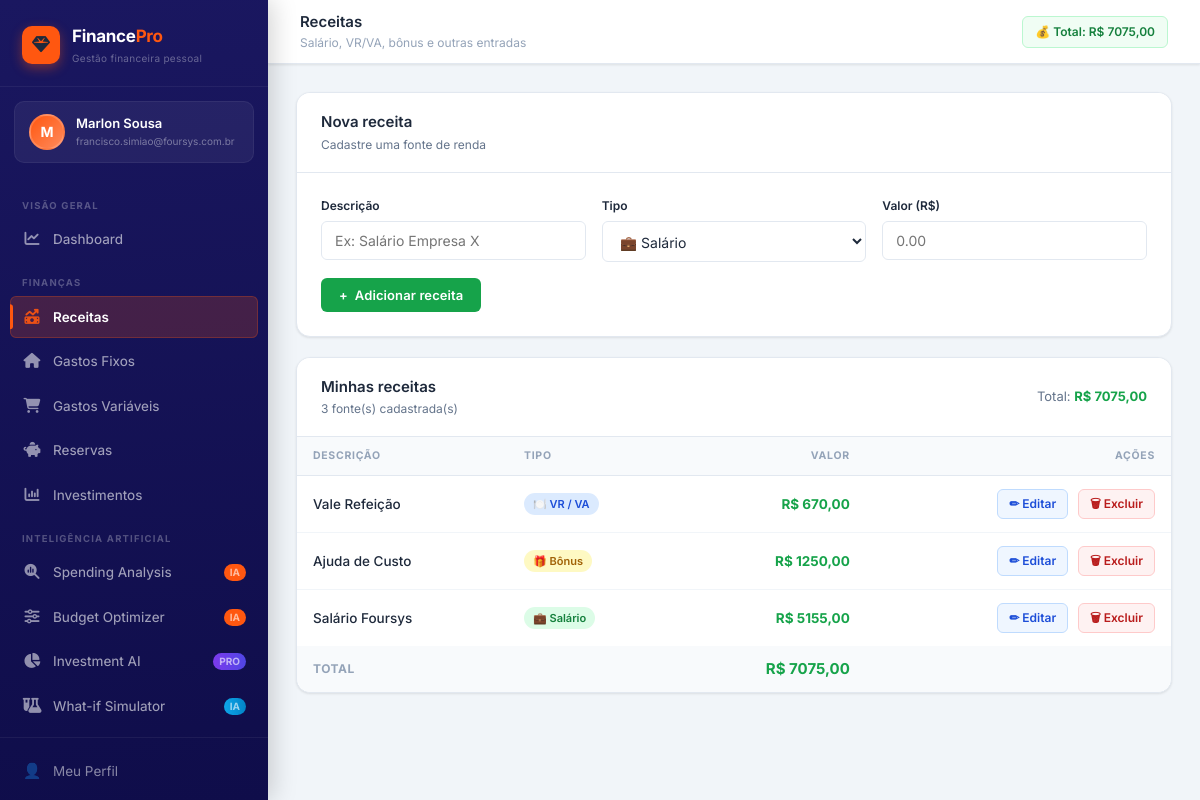
The app's page /receitas/ (signed in) with its own data.
### accounts/models.py (models this page shows, shortened)
class User(AbstractBaseUser, PermissionsMixin):
    email = models.EmailField(unique=True, verbose_name='E-mail')
    first_name = models.CharField(max_length=100, verbose_name='Nome')
    last_name = models.CharField(max_length=100, blank=True, verbose_name='Sobrenome')
    photo = models.ImageField(
        upload_to='photos/',
        null=True, blank=True,
        verbose_name='Foto do perfil'
    )
    is_active = models.BooleanField(default=True)
    is_staff = models.BooleanField(default=False)
    date_joined = models.DateTimeField(auto_now_add=True)
    objects = UserManager()
    USERNAME_FIELD = 'email'
    REQUIRED_FIELDS = ['first_name']
    class Meta:
        verbose_name = 'Usuário'
        verbose_name_plural = 'Usuários'
    def get_full_name(self):
        return f'{self.first_name} {self.last_name}'.strip()

### finance/models.py (models this page shows, shortened)
class Receita(models.Model):
    TIPO_CHOICES = [
        ('salary', '💼 Salário'),
        ('vr',     '🍽️ VR / VA'),
        ('bonus',  '🎁 Bônus'),
        ('other',  '📦 Outro'),
    ]
    user   = models.ForeignKey(settings.AUTH_USER_MODEL, on_delete=models.CASCADE, related_name='receitas')
    nome   = models.CharField(max_length=200, verbose_name='Descrição')
    tipo   = models.CharField(max_length=20, choices=TIPO_CHOICES, default='salary', verbose_name='Tipo')
    valor  = models.DecimalField(max_digits=12, decimal_places=2, verbose_name='Valor (R$)')
    criado = models.DateTimeField(auto_now_add=True)
    class Meta:
        verbose_name = 'Receita'
        ordering = ['-criado']

### finance/views.py (the view)
# urls.py: path('receitas/',                         views.receitas,            name='receitas'),
@login_required
def receitas(request):
    form = ReceitaForm(request.POST or None)
    if request.method == 'POST' and form.is_valid():
        obj = form.save(commit=False)
        obj.user = request.user
        obj.save()
        messages.success(request, 'Receita adicionada!')
        return redirect('receitas')
    items = request.user.receitas.all()
    total = items.aggregate(t=Sum('valor'))['t'] or Decimal('0')
    return render(request, 'finance/receitas.html', {
        'form': form, 'items': items, 'total': total, 'page': 'receitas'
    })

### finance/forms.py
class ReceitaForm(forms.ModelForm):
    class Meta:
        model = Receita
        fields = ['nome', 'tipo', 'valor']
        widgets = {
            'nome':  forms.TextInput(attrs={**_input, 'placeholder': 'Ex: Salário Empresa X'}),
            'tipo':  forms.Select(attrs=_select),
            'valor': forms.NumberInput(attrs={**_input, 'placeholder': '0.00', 'step': '0.01', 'min': '0'}),
        }
        labels = {'nome': 'Descrição', 'tipo': 'Tipo', 'valor': 'Valor (R$)'}

### templates/finance/receitas.html (shortened to what this page needs)
{% extends 'base.html' %}
{% block page_title %}Receitas{% endblock %}
{% block page_sub %}Salário, VR/VA, bônus e outras entradas{% endblock %}
{% block header_right %}
<div class="header-chip" style="background:#f0fdf4;border-color:#bbf7d0;color:#15803d;font-weight:600">
  💰 Total: R$ {{ total|floatformat:2 }}
</div>
{% endblock %}
{% block content %}
<div class="section-card">
  <div class="section-header">
    <div class="section-header-text">
      <h3>Nova receita</h3>
      <p>Cadastre uma fonte de renda</p>
    </div>
  </div>
  <div class="section-body">
    <form method="post" novalidate>
      <div class="form-row">
        {% for field in form %}
        <div class="form-group">
          <label for="{{ field.id_for_label }}">{{ field.label }}</label>
          {{ field }}
        </div>
        {% endfor %}
      </div>
      <div class="form-actions">
        <button type="submit" class="btn btn-success">
          <span>+</span> Adicionar receita
        </button>
      </div>
    </form>
  </div>
</div>
<div class="section-card">
  <div class="section-header">
    <div class="section-header-text">
      <h3>Minhas receitas</h3>
      <p>{{ items|length }} fonte(s) cadastrada(s)</p>
    </div>
    <div class="section-header-meta">
      Total: <strong class="text-success">R$ {{ total|floatformat:2 }}</strong>
    </div>
  </div>
  {% if items %}
  <div class="table-wrap">
    <table>
      <thead>
        <tr>
          <th>Descrição</th>
          <th>Tipo</th>
          <th class="text-right">Valor</th>
          <th class="text-right">Ações</th>
        </tr>
      </thead>
      <tbody>
        {% for r in items %}
        <tr>
          <td style="font-weight:500">{{ r.nome }}</td>
          <td>
            <span class="badge {% if r.tipo == 'salary' %}b-salary{% elif r.tipo == 'vr' %}b-vr{% elif r.tipo == 'bonus' %}b-bonus{% else %}b-other{% endif %}">
              {{ r.get_tipo_display }}
            </span>
          </td>
          <td class="text-right font-bold text-success">R$ {{ r.valor|floatformat:2 }}</td>
          <td class="text-right" style="white-space:nowrap">
            <a href="{% url 'receita_edit' r.pk %}" class="btn-icon-edit">✏ Editar</a>
            <a href="{% url 'receita_delete' r.pk %}" class="btn-icon-del" style="margin-left:6px">🗑 Excluir</a>
          </td>
        </tr>
        {% endfor %}
      </tbody>
      <tfoot>
        <tr style="background:var(--surface-2)">
          <td colspan="2" style="padding:12px 16px;font-size:12px;font-weight:700;color:var(--text-muted);text-transform:uppercase;letter-spacing:.5px">Total</td>
          <td class="text-right" style="padding:12px 16px;font-size:15px;font-weight:700;color:var(--success)">R$ {{ total|floatformat:2 }}</td>
          <td></td>
        </tr>
      </tfoot>
    </table>
  </div>
  {% else %}
  <div class="empty">
    <div class="empty-icon">💰</div>
    <h3>Nenhuma receita cadastrada</h3>
    <p>Adicione seu salário, VR/VA ou bônus acima<br>para começar a organizar suas finanças.</p>
  </div>
  {% endif %}
</div>
{% endblock %}

### templates/base.html (shortened to what this page needs)
<!DOCTYPE html>
<html lang="pt-BR">
<head>
<link rel="stylesheet" href="https://cdnjs.cloudflare.com/ajax/libs/font-awesome/6.5.0/css/all.min.css">
</head>
<body>
<div class="layout">
  <aside class="sidebar" id="sidebar">
    <div class="sidebar-logo">
      <div class="sidebar-logo-icon">
        <i class="fa-solid fa-gem"></i>
      </div>
      <div class="sidebar-logo-text">
        <h1>Finance<span>Pro</span></h1>
        <p>Gestão financeira pessoal</p>
      </div>
    </div>
    {% if user.is_authenticated %}
    <div class="sidebar-user">
      <div class="sidebar-avatar">
        {% if user.photo %}
          <img src="{{ user.photo.url }}" alt="">
        {% else %}
          {{ user.first_name|first|upper }}
        {% endif %}
      </div>
      <div class="sidebar-user-info">
        <div class="sidebar-user-name">{{ user.get_full_name }}</div>
        <div class="sidebar-user-role">{{ user.email }}</div>
      </div>
    </div>
    {% endif %}
    <nav class="sidebar-nav">
      <div class="nav-section">Visão Geral</div>
      <a href="{% url 'dashboard' %}" class="nav-item {% if page == 'dashboard' %}active{% endif %}">
        <span class="nav-icon">
          <i class="fa-solid fa-chart-line"></i>
        </span> Dashboard
      </a>
      <div class="nav-section">Finanças</div>
      <a href="{% url 'receitas' %}" class="nav-item {% if page == 'receitas' %}active{% endif %}">
        <span class="nav-icon">
  <i class="fa-solid fa-money-bill-trend-up"></i>
</span> Receitas
      </a>
      <a href="{% url 'gastos_fixos' %}" class="nav-item {% if page == 'fixos' %}active{% endif %}">
        <span class="nav-icon">
  <i class="fa-solid fa-house"></i>
</span> Gastos Fixos
      </a>
      <a href="{% url 'gastos_variaveis' %}" class="nav-item {% if page == 'variaveis' %}active{% endif %}">
        <span class="nav-icon">
  <i class="fa-solid fa-cart-shopping"></i>
</span> Gastos Variáveis
      </a>
      <a href="{% url 'reservas' %}" class="nav-item {% if page == 'reservas' %}active{% endif %}">
        <span class="nav-icon">
  <i class="fa-solid fa-piggy-bank"></i>
</span> Reservas
      </a>
      <a href="{% url 'investimentos' %}" class="nav-item {% if page == 'investimentos' %}active{% endif %}">
        <span class="nav-icon">
  <i class="fa-solid fa-chart-column"></i>
</span> Investimentos
      </a>
      <div class="nav-section">Inteligência Artificial</div>
      <a href="{% url 'spending_analysis' %}" class="nav-item {% if page == 'spending_analysis' %}active{% endif %}">
        <span class="nav-icon"><i class="fa-solid fa-magnifying-glass-chart"></i></span>
        Spending Analysis
        <span class="nav-badge">IA</span>
      </a>
      <a href="{% url 'budget_optimizer' %}" class="nav-item {% if page == 'budget_optimizer' %}active{% endif %}">
        <span class="nav-icon"><i class="fa-solid fa-sliders"></i></span>
        Budget Optimizer
        <span class="nav-badge">IA</span>
      </a>
      <a href="{% url 'investment_assistant' %}" class="nav-item {% if page == 'investment_assistant' %}active{% endif %}">
        <span class="nav-icon"><i class="fa-solid fa-chart-pie"></i></span>
        Investment AI
        <span class="nav-badge" style="background:linear-gradient(90deg,#7c3aed,#4f46e5)">PRO</span>
      </a>
      <a href="{% url 'whatif_simulator' %}" class="nav-item {% if page == 'whatif_simulator' %}active{% endif %}">
        <span class="nav-icon"><i class="fa-solid fa-flask-vial"></i></span>
        What-if Simulator
        <span class="nav-badge" style="background:linear-gradient(90deg,#0ea5e9,#0284c7)">IA</span>
      </a>
    </nav>
    <div class="sidebar-footer">
      <a href="{% url 'profile' %}" class="sidebar-footer-link">
        <span class="nav-icon">👤</span> Meu Perfil
      </a>
      <form method="post" action="{% url 'logout' %}" style="margin:0">
        <button type="submit" class="sidebar-footer-btn">
        </button>
      </form>
    </div>
  </aside>
  <div class="main">
    <header class="header">
      <div class="header-left">
        <div class="breadcrumb">
          <div>
            <div class="breadcrumb-current">{% block page_title %}FinancePro{% endblock %}</div>
            <div class="breadcrumb-sub">{% block page_sub %}{% endblock %}</div>
          </div>
        </div>
      </div>
      <div class="header-right">
        {% block header_right %}{% endblock %}
      </div>
    </header>
    <div class="content-wrapper">
      <div class="content">
        {% block content %}{% endblock %}
      </div>
    </div>
  </div>
</div>
</body>
</html>

### records on screen
User: first_name|first "M", get_full_name "Marlon Sousa", email "francisco.simiao@foursys.com.br"
Receita: nome "Vale Refeição", tipo "🍽️ VR / VA", valor "670,00"
Receita: nome "Ajuda de Custo", tipo "🎁 Bônus", valor "1250,00"
Receita: nome "Salário Foursys", tipo "💼 Salário", valor "5155,00"

### other values on screen
{{ total|floatformat:2 }} "7075,00"
{{ field.label }} "Descrição" "Tipo" "Valor (R$)"
{{ items|length }} "3"
